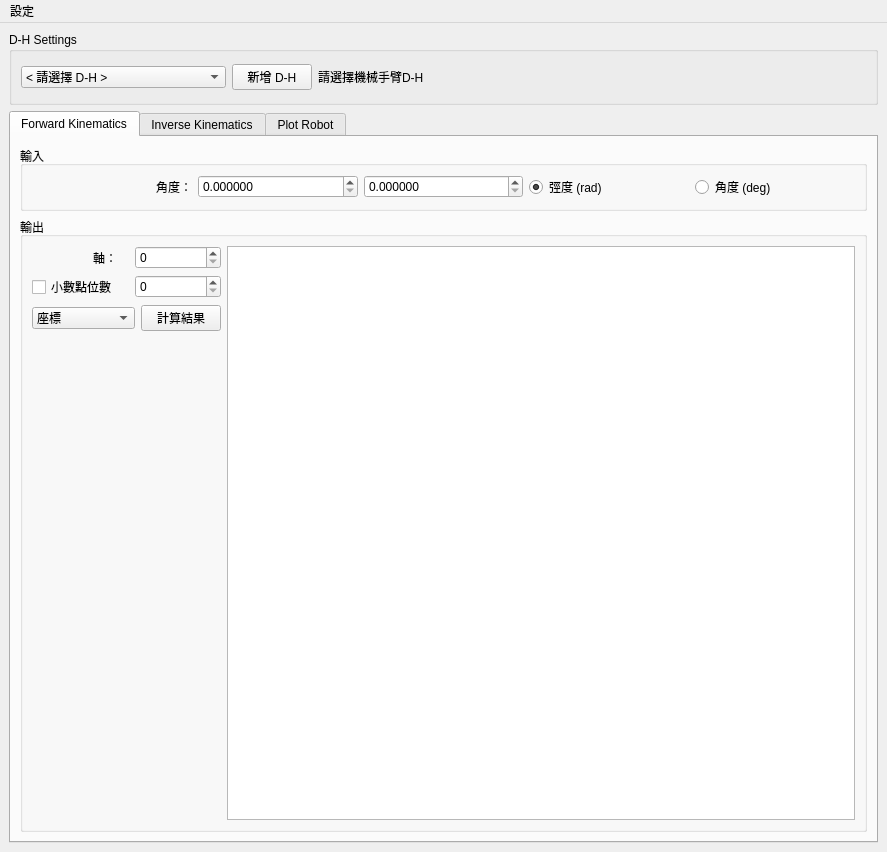
<?xml version="1.0" encoding="UTF-8"?>
<ui version="4.0">
 <class>MainWindow</class>
 <widget class="QMainWindow" name="MainWindow">
  <property name="geometry">
   <rect>
    <x>0</x>
    <y>0</y>
    <width>887</width>
    <height>852</height>
   </rect>
  </property>
  <property name="windowTitle">
   <string>Robot CK GUI</string>
  </property>
  <widget class="QWidget" name="centralwidget">
   <layout class="QVBoxLayout" name="verticalLayout_centralwidget">
    <item>
     <layout class="QVBoxLayout" name="verticalLayout_main" stretch="1,10">
      <property name="sizeConstraint">
       <enum>QLayout::SetDefaultConstraint</enum>
      </property>
      <item>
       <widget class="QGroupBox" name="groupBox_dhsetting">
        <property name="title">
         <string>D-H Settings</string>
        </property>
        <layout class="QHBoxLayout" name="horizontalLayout_dhsetting" stretch="3,1,8">
         <property name="sizeConstraint">
          <enum>QLayout::SetDefaultConstraint</enum>
         </property>
         <item>
          <widget class="QComboBox" name="comboBox_dh">
           <item>
            <property name="text">
             <string>&lt; 請選擇 D-H &gt;</string>
            </property>
           </item>
          </widget>
         </item>
         <item>
          <widget class="QPushButton" name="pushButton_newDH">
           <property name="text">
            <string>新增 D-H</string>
           </property>
          </widget>
         </item>
         <item>
          <widget class="QLabel" name="label_info">
           <property name="text">
            <string>請選擇機械手臂D-H</string>
           </property>
          </widget>
         </item>
        </layout>
       </widget>
      </item>
      <item>
       <widget class="QTabWidget" name="tabWidget_main">
        <property name="currentIndex">
         <number>0</number>
        </property>
        <widget class="QWidget" name="tab_fk">
         <attribute name="title">
          <string>Forward Kinematics</string>
         </attribute>
         <layout class="QVBoxLayout" name="verticalLayout_tab_fk" stretch="1,10">
          <item>
           <widget class="QGroupBox" name="groupBox_fk_input">
            <property name="title">
             <string>輸入</string>
            </property>
            <layout class="QHBoxLayout" name="horizontalLayout_fk_input">
             <item>
              <widget class="QLabel" name="label_fk_angle">
               <property name="text">
                <string>角度：</string>
               </property>
               <property name="alignment">
                <set>Qt::AlignRight|Qt::AlignTrailing|Qt::AlignVCenter</set>
               </property>
              </widget>
             </item>
             <item>
              <widget class="QDoubleSpinBox" name="doubleSpinBox_fk_j1">
               <property name="decimals">
                <number>6</number>
               </property>
              </widget>
             </item>
             <item>
              <widget class="QDoubleSpinBox" name="doubleSpinBox_fk_j2">
               <property name="decimals">
                <number>6</number>
               </property>
              </widget>
             </item>
             <item>
              <widget class="QRadioButton" name="radioButton_fk_rad">
               <property name="text">
                <string>弳度 (rad)</string>
               </property>
               <property name="checked">
                <bool>true</bool>
               </property>
              </widget>
             </item>
             <item>
              <widget class="QRadioButton" name="radioButton_fk_deg">
               <property name="text">
                <string>角度 (deg)</string>
               </property>
               <property name="checked">
                <bool>false</bool>
               </property>
              </widget>
             </item>
            </layout>
           </widget>
          </item>
          <item>
           <widget class="QGroupBox" name="groupBox_fk_ouput">
            <property name="title">
             <string>輸出</string>
            </property>
            <layout class="QGridLayout" name="gridLayout_fk_output" rowstretch="0,0,0,0,0,0,0,0,0,0,0,0" columnstretch="0,0,0,0,0,0">
             <item row="1" column="0">
              <widget class="QCheckBox" name="checkBox_fk_round">
               <property name="text">
                <string>小數點位數</string>
               </property>
              </widget>
             </item>
             <item row="0" column="5" rowspan="10">
              <widget class="QTextBrowser" name="textBrowser_fk_result"/>
             </item>
             <item row="2" column="0" colspan="4">
              <widget class="QComboBox" name="comboBox_fk_result">
               <item>
                <property name="text">
                 <string>座標</string>
                </property>
               </item>
               <item>
                <property name="text">
                 <string>zyx歐拉角</string>
                </property>
               </item>
               <item>
                <property name="text">
                 <string>旋轉矩陣</string>
                </property>
               </item>
               <item>
                <property name="text">
                 <string>齊次矩陣</string>
                </property>
               </item>
               <item>
                <property name="text">
                 <string>json</string>
                </property>
               </item>
               <item>
                <property name="text">
                 <string>yaml</string>
                </property>
               </item>
              </widget>
             </item>
             <item row="0" column="0">
              <widget class="QLabel" name="label_fk_joint">
               <property name="text">
                <string>軸：</string>
               </property>
               <property name="alignment">
                <set>Qt::AlignRight|Qt::AlignTrailing|Qt::AlignVCenter</set>
               </property>
              </widget>
             </item>
             <item row="2" column="4">
              <widget class="QPushButton" name="pushButton_fk_result">
               <property name="text">
                <string>計算結果</string>
               </property>
              </widget>
             </item>
             <item row="0" column="3" colspan="2">
              <widget class="QSpinBox" name="spinBox_fk_numjoint"/>
             </item>
             <item row="1" column="3" colspan="2">
              <widget class="QSpinBox" name="spinBox_fk_round"/>
             </item>
            </layout>
           </widget>
          </item>
         </layout>
        </widget>
        <widget class="QWidget" name="tab_ik">
         <attribute name="title">
          <string>Inverse Kinematics</string>
         </attribute>
        </widget>
        <widget class="QWidget" name="tab_plot">
         <attribute name="title">
          <string>Plot Robot</string>
         </attribute>
        </widget>
       </widget>
      </item>
     </layout>
    </item>
   </layout>
  </widget>
  <widget class="QMenuBar" name="menuBar">
   <property name="geometry">
    <rect>
     <x>0</x>
     <y>0</y>
     <width>887</width>
     <height>21</height>
    </rect>
   </property>
   <widget class="QMenu" name="menu_setting">
    <property name="title">
     <string>設定</string>
    </property>
    <addaction name="action_refresh"/>
   </widget>
   <addaction name="menu_setting"/>
  </widget>
  <action name="action_refresh">
   <property name="text">
    <string>重新整理</string>
   </property>
  </action>
 </widget>
 <resources/>
 <connections/>
</ui>
